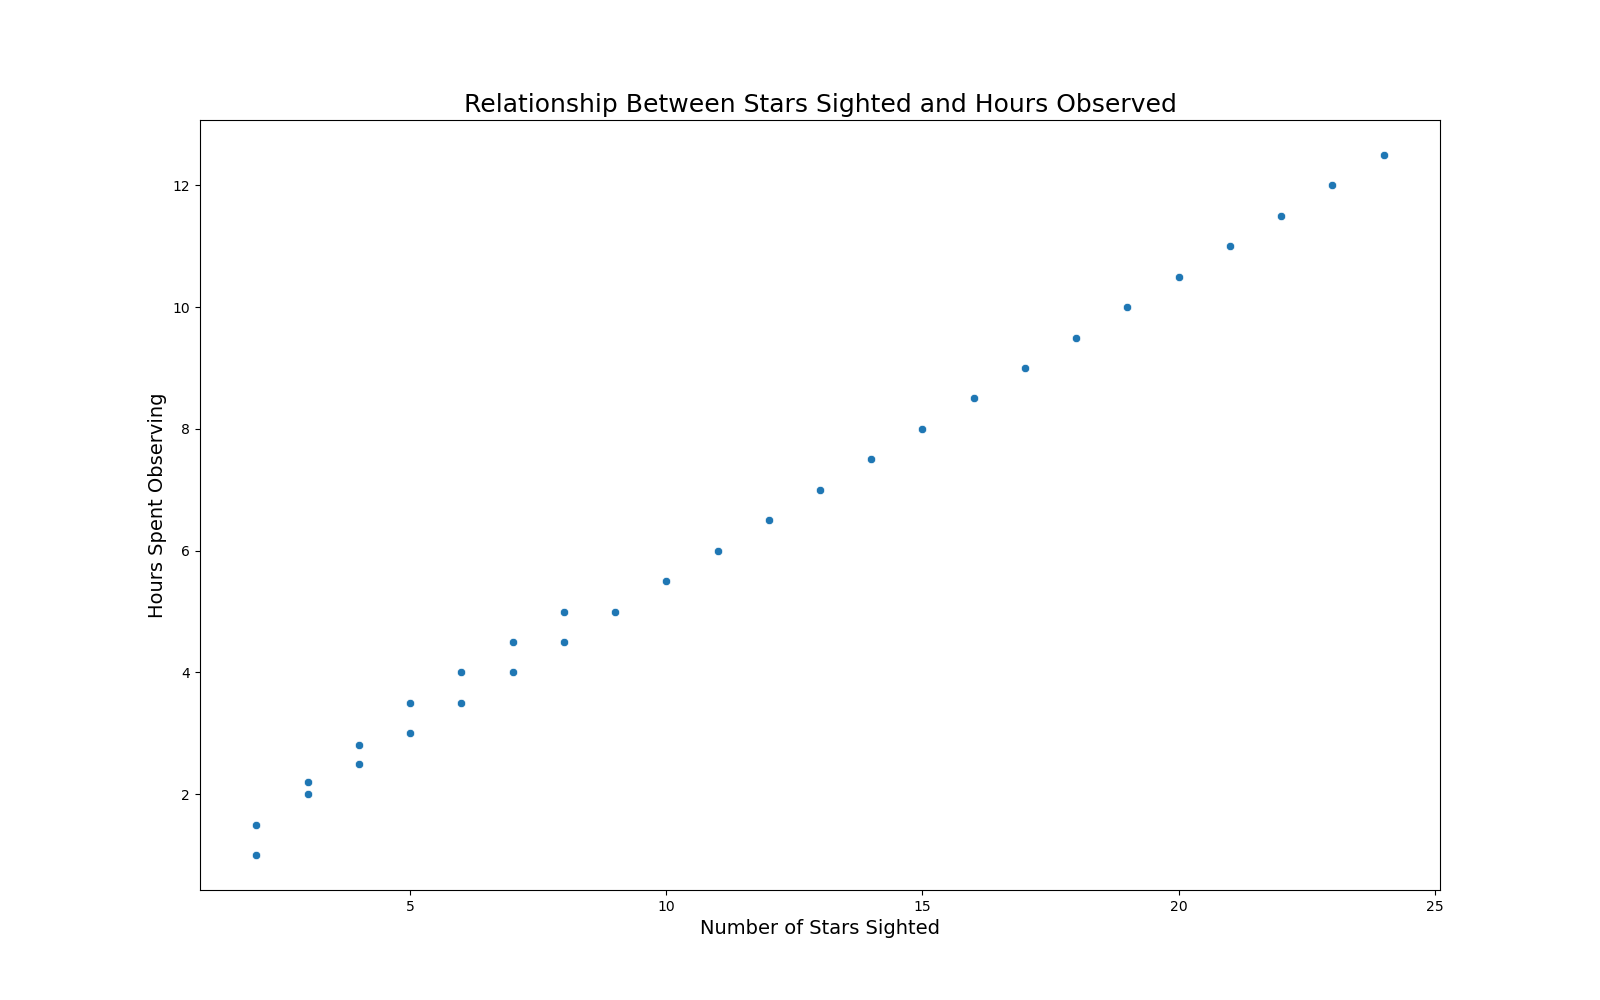

Generate this figure with Python:

import seaborn as sns
import pandas as pd
import matplotlib.pyplot as plt

# Data
data = {
    'Day': [1, 2, 3, 4, 5, 6, 7, 8, 9, 10, 11, 12, 13, 14, 15,
            16, 17, 18, 19, 20, 21, 22, 23, 24, 25, 26, 27, 28, 29, 30],
    'StarsSighted': [2, 3, 4, 2, 5, 6, 7, 3, 8, 9, 10, 4, 11, 12, 13,
                     5, 14, 15, 16, 6, 17, 18, 19, 7, 20, 21, 22, 8, 23, 24],
    'HoursObserved': [1.5, 2.0, 2.5, 1.0, 3.0, 3.5, 4.0, 2.2, 4.5, 5.0, 5.5, 2.8, 6.0, 6.5, 7.0,
                      3.5, 7.5, 8.0, 8.5, 4.0, 9.0, 9.5, 10.0, 4.5, 10.5, 11.0, 11.5, 5.0, 12.0, 12.5]
}

df = pd.DataFrame(data)

# Plot
plt.figure(figsize=(16, 10))
scatterplot = sns.scatterplot(x='StarsSighted', y='HoursObserved',
                              data=df, palette=['#3498DB', '#E74C3C'])

scatterplot.set_title('Relationship Between Stars Sighted and Hours Observed', fontsize=18)
scatterplot.set_xlabel('Number of Stars Sighted', fontsize=14)
scatterplot.set_ylabel('Hours Spent Observing', fontsize=14)

plt.show()
